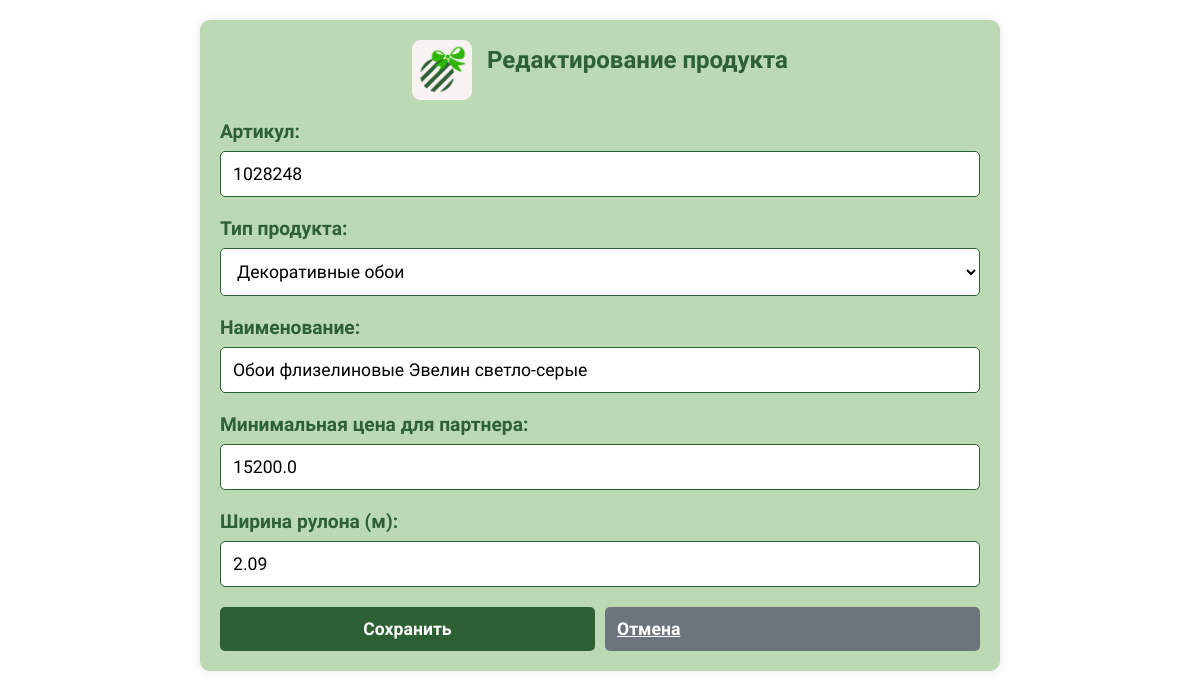
Screenshot of /edit_product/1 with the database file from the repository.
### tables this page shows
CREATE TABLE Product (
    id INTEGER PRIMARY KEY AUTOINCREMENT,
    article_number INTEGER NOT NULL UNIQUE,
    type_id INTEGER NOT NULL,
    name TEXT NOT NULL,
    min_partner_price REAL NOT NULL,
    roll_width REAL NOT NULL,
    FOREIGN KEY (type_id) REFERENCES ProductType(id)
);

### app.py (the view, shortened to what this page needs)
@app.route("/edit_product/<int:product_id>", methods=["GET", "POST"])
def edit_product(product_id):
    conn = get_db_connection()
    product = conn.execute('''
        SELECT id, article_number, type_id, name,
               min_partner_price, roll_width
        FROM Product
        WHERE id = ?
    ''', (product_id,)).fetchone()
    if not product:
        flash("Продукт не найден!", "error")
        conn.close()
        return redirect(url_for("index"))
    product_types = conn.execute("SELECT id, type_name FROM ProductType").fetchall()
    conn.close()
    return render_template("product_form.html",
                           product_types=product_types,
                           **dict(product),
                           product_id=product_id)

### app.py (called while the page is built)
def get_db_connection():
    conn = sqlite3.connect(DATABASE)
    conn.row_factory = sqlite3.Row
    return conn

### templates/product_form.html (shortened to what this page needs)
<!DOCTYPE html>
<html>
<head>
</head>
<body>
    <div class="container">
        <div class="header">
            <img src="{{ url_for('static', filename='logo.png') }}" alt="Логотип" class="logo">
            <h2>{% if product_id %}Редактирование{% else %}Добавление{% endif %} продукта</h2>
        </div>
        <form method="POST">
            <div class="form-group">
                <label for="article_number">Артикул:</label>
                <input type="number" id="article_number" name="article_number"
                       value="{{ article_number if article_number else '' }}" required>
            </div>
            <div class="form-group">
                <label for="type_id">Тип продукта:</label>
                <select id="type_id" name="type_id" required>
                    {% for pt in product_types %}
                        <option value="{{ pt['id'] }}"
                            {% if type_id and pt['id'] == type_id|int %}selected{% endif %}>
                            {{ pt['type_name'] }}
                        </option>
                    {% endfor %}
                </select>
            </div>
            <div class="form-group">
                <label for="name">Наименование:</label>
                <input type="text" id="name" name="name"
                       value="{{ name if name else '' }}" required>
            </div>
            <div class="form-group">
                <label for="min_partner_price">Минимальная цена для партнера:</label>
                <input type="number" step="0.01" id="min_partner_price" name="min_partner_price"
                       value="{{ min_partner_price if min_partner_price else '' }}" required min="0">
            </div>
            <div class="form-group">
                <label for="roll_width">Ширина рулона (м):</label>
                <input type="number" step="0.01" id="roll_width" name="roll_width"
                       value="{{ roll_width if roll_width else '' }}" required min="0.1">
            </div>
            <div class="btn-group">
                <button type="submit" class="btn btn-primary">Сохранить</button>
                <a href="{{ url_for('index') }}" class="btn btn-secondary">Отмена</a>
            </div>
        </form>
    </div>
</body>
</html>

### templates/product_form.html (style rules this page uses)
* { box-sizing: border-box; font-family: 'Gabriola', sans-serif; }
body { background-color: #FFFFFF; color: #2D6033; margin: 0; padding: 20px; }
.container { max-width: 800px; margin: 0 auto; background-color: #BBD9B2; padding: 20px; border-radius: 10px; box-shadow: 0 0 10px rgba(0,0,0,0.1); }
h2 { color: #2D6033; text-align: center; margin-top: 0; }
.form-group { margin-bottom: 20px; }
label { display: block; margin-bottom: 8px; font-weight: bold; font-size: 1.2em; }
input, select { width: 100%; padding: 12px; border: 1px solid #2D6033; border-radius: 5px; font-size: 1.1em; background-color: white; }
.btn-group { display: flex; gap: 10px; margin-top: 20px; }
.btn { flex: 1; padding: 12px; border: none; border-radius: 5px; cursor: pointer; font-size: 1.1em; font-weight: bold; transition: background-color 0.3s; }
.btn-primary { background-color: #2D6033; color: white; }
.btn-secondary { background-color: #6c757d; color: white; }
.header { display: flex; align-items: center; justify-content: center; margin-bottom: 20px; }
.logo { height: 60px; margin-right: 15px; }

### rows the page displays
Product: article_number "1028248", name "Обои флизелиновые Эвелин светло-серые", min_partner_price "15200.0", roll_width "2.09"

### other values shown
form field type_id "Декоративные обои"
